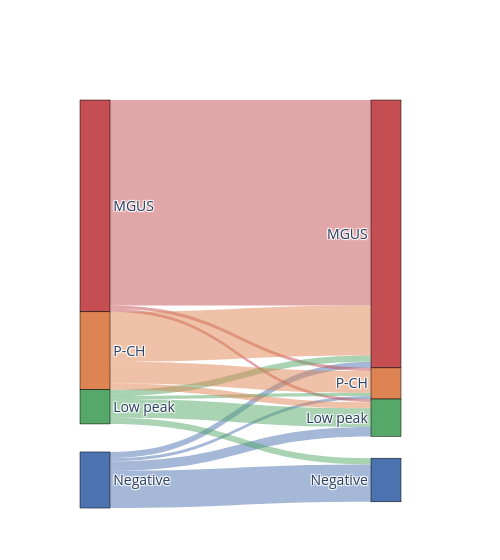
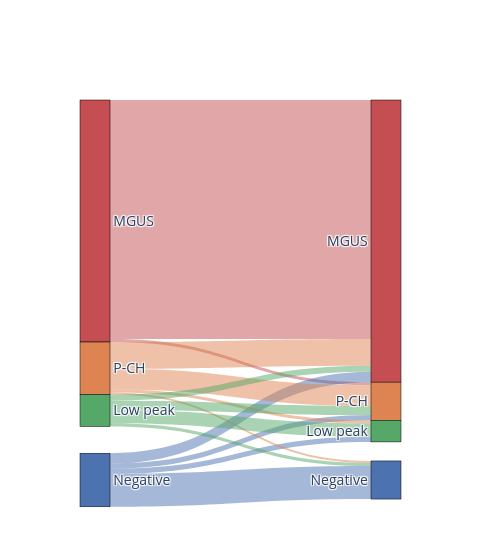

The notebook cell these images were saved under, in order:
### Markdown cell above
# 03. Sankey

### Code cell
import plotly.graph_objects as go
import pandas as pd
import numpy as np
from collections import defaultdict
import itertools
import seaborn as sns

filt_reshaped2_indv = pd.read_csv('../data/PLCO_ms_indv.csv', sep=",")

# Key columns
SUBJ_COL = "e_2021_1015_id"
TIME_COL = "Yr_before_dx"
CONC_COL = "Conc_1"
ISOTYPE_COL = "Type_heavy" #"Type_1"
diag_col = 'Mass_Spect_Diagnosis_SK_New'

filt_reshaped2_indv[diag_col] = filt_reshaped2_indv[diag_col].replace({
    "Low_MS":"Low peak",
    "MS-MGUS" : "MGUS",
    "MGIP" : "P-CH",
    "MSL" : "Negative",
    "LC_only" : "Negative",
    "<LLMI" : "Negative",
    "C1q-C" : "Negative"
})


colors = sns.color_palette("deep", n_colors=10)

if diag_col == 'Mass_Spect_Diagnosis_SK_New':        
    hex_colors = [f"#{int(color[0]*255):02X}{int(color[1]*255):02X}{int(color[2]*255):02X}" for color in colors]
    node_colors_dict = {
        'Negative': hex_colors[0], 
        'Low peak': hex_colors[2], 
        'P-CH': hex_colors[1], 
        'MGUS': hex_colors[3],
        'Others' : 'lightgray',
    }
    
    alpha = 0.5 
    hex_colors_with_alpha = [
        f"rgba({int(color[0]*255)},{int(color[1]*255)},{int(color[2]*255)},{alpha})" 
        for color in colors
    ]
    
    link_colors_dict = {
        'Negative': hex_colors_with_alpha[0], 
        'Low peak': hex_colors_with_alpha[2], 
        'P-CH': hex_colors_with_alpha[1], 
        'MGUS': hex_colors_with_alpha[3],
        'Others' : 'lightgray'
    }
        
filt_reshaped2_indv['timepoint_int'] = (
    filt_reshaped2_indv['timepoint']
    .astype(str)
    .str.replace('t', '', regex=False)
    .astype(int)
)

filt_reshaped2_indv['timepoint2'] = np.where(
    filt_reshaped2_indv['timepoint'] == filt_reshaped2_indv.groupby(SUBJ_COL)['timepoint'].transform('min'),
    1, 
    np.where(
        filt_reshaped2_indv['timepoint'] == filt_reshaped2_indv.groupby(SUBJ_COL)['timepoint'].transform('max'),
        2,
        np.nan
    )
)
    
disease_dict = {1: 'MM', 2: 'MGUS', 'total': 'total'}

for disease in ['total', 1, 2]:
#for disease in [1]:
    disease_name = disease_dict[disease]
    print(disease_name)
    
    diagnosis_order = ['MGUS', 'P-CH', 'Low peak', 'Negative']        
     
        

    data_ori = filt_reshaped2_indv if disease == 'total' else filt_reshaped2_indv[filt_reshaped2_indv['casestat'] == disease]
    
    ##### follow-up number distribution
    max_timepoint_dist = (
        data_ori
        .groupby(SUBJ_COL)['timepoint']
        .max()
        .value_counts()
        .sort_index()
    )

    print(max_timepoint_dist)

    timept = 'timepoint2'
    #timept = 'timepoint'

    data = data_ori.dropna(subset=timept)
    
    
    # Calculate interval years for each patient
    data['Yrs_interval'] = abs(
        data
        .sort_values([SUBJ_COL, timept], ascending=False)  
        .groupby(SUBJ_COL)['Yr_before_dx']
        .diff()
    )

    # at baseline
    timept_1 = data[data[timept] == 1.0]

    stats = timept_1.groupby(diag_col)['Yrs_interval'].agg(
        median=lambda x: f"{x.median():.2f}",
        min=lambda x: f"{x.min():.2f}",
        max=lambda x: f"{x.max():.2f}",
        perc_25=lambda x: f"{x.quantile(0.25):.2f}",
        perc_75=lambda x: f"{x.quantile(0.75):.2f}",
    ).reset_index()

    print('**** Median time to subsequent sample collection (Negative inclues MSL [no m/z ratio], <LLMI, LC only) ****')
    print(stats)


    grouped = data.groupby([SUBJ_COL, timept, diag_col]).size().reset_index(name='count')


    def timepoint_comparisons(df):
        timepoints_c = sorted(df[timept].unique())
        results = []

        for tp1, tp2 in itertools.combinations(timepoints_c, 2):
            df_tp1 = df[df[timept] == tp1]
            df_tp2 = df[df[timept] == tp2]

    #         for diag1 in diagnosis_order: #df_tp1['Mass_Spect_Diagnosis'].unique():
    #             for diag2 in diagnosis_order: #df_tp2['Mass_Spect_Diagnosis'].unique():
            for diag1 in df_tp1[diag_col].unique():
                for diag2 in df_tp2[diag_col].unique():
                    count = len(pd.merge(df_tp1[df_tp1[diag_col] == diag1],
                                         df_tp2[df_tp2[diag_col] == diag2],
                                         on=SUBJ_COL, how='inner'))
                    if count > 0:
                        results.append({'tp1': tp1, 'MS1': diag1,
                                        'tp2': tp2, 'MS2': diag2, 'Count': count})

        return pd.DataFrame(results)


    df = timepoint_comparisons(grouped)
    df.reset_index(drop=True)
    df = df[['MS1', 'MS2', 'Count']]

    # Print % 
    total_counts_ms1 = df.groupby('MS1')['Count'].sum()

    df['percentage'] = df.apply(
        lambda row: (row['Count'] / total_counts_ms1[row['MS1']]) * 100,
        axis=1
    )

    print(df.groupby(['MS1']).sum())
    print(df.groupby(['MS2']).sum())
    print("Percentage of how many x in MS1 unique become y in MS2:")
    for i, row in df.iterrows():
        print(f"{row['MS1']} -> {row['MS2']} : {row['percentage']:.2f}%")

    negative_starts = df[df['MS1'] == 'Negative']
    print("**** Outcome of patients who started as Negative ****")
    print(negative_starts[['MS2', 'Count', 'percentage']])

    colors = sns.color_palette("deep", n_colors=4)

    replace_dict = {val: i for i, val in enumerate(diagnosis_order)}

    source = df['MS1'].map(replace_dict)
    target = df['MS2'].map(replace_dict) + len(diagnosis_order) #len(df['MS1'].unique())
    values = df['Count']
    timepoints = len(filt_reshaped2_indv[timept].unique())

    # Prepare Sankey diagram inputs
    categories = diagnosis_order 
    labels = diagnosis_order

    link_colors = [
        link_colors_dict[df['MS1'].iloc[i]] for i in range(len(df))
    ]

    n_categories = len(diagnosis_order)
    x_coords = [0.1] * n_categories + [0.9] * n_categories
    y_coords = [i / (n_categories - 1) for i in range(n_categories)] * 2

    # Create Sankey diagram
    fig = go.Figure(
        data = [
            go.Sankey(
                node=dict(
                    pad=0, #7,
                    thickness=30, #15,
                    line=dict(color="black", width=0.5),
                    label=labels * timepoints,
                    color=[node_colors_dict[cat] for cat in categories] * timepoints,
                    x = x_coords,
                    y = y_coords
                ),
                link=dict(
                    source=source,
                    target=target,
                    value=values,
                    color=link_colors
                ),
                arrangement='snap',
    )])


    fig.update_layout(
        width=500,
        font_size=14,
    )

    fig.write_image(f"../00.Figures/PLCO_MS_dig_prevalence_sankey_{disease_name}_New.pdf", engine="kaleido")
    fig.show()

### Figure 1 — Plotly figure (JSON) as saved in the notebook; plotly's stock layout.template omitted (floating-point values rounded to 4 significant figures)
{"data": [{"arrangement": "snap", "link": {"color": ["rgba(76,114,176,0.5)", "rgba(76,114,176,0.5)", "rgba(76,114,176,0.5)", "rgba(76,114,176,0.5)", "rgba(196,78,82,0.5)", "rgba(196,78,82,0.5)", "rgba(196,78,82,0.5)", "rgba(85,168,104,0.5)", "rgba(85,168,104,0.5)", "rgba(85,168,104,0.5)", "rgba(85,168,104,0.5)", "rgba(221,132,82,0.5)", "rgba(221,132,82,0.5)", "rgba(221,132,82,0.5)"], "source": [3, 3, 3, 3, 0, 0, 0, 2, 2, 2, 2, 1, 1, 1], "target": [7, 4, 6, 5, 4, 6, 5, 7, 4, 6, 5, 4, 6, 5], "value": [12, 2, 3, 1, 66, 1, 1, 2, 2, 6, 1, 16, 2, 7]}, "node": {"color": ["#C44E52", "#DD8452", "#55A868", "#4C72B0", "#C44E52", "#DD8452", "#55A868", "#4C72B0", "#C44E52", "#DD8452", "#55A868", "#4C72B0"], "label": ["MGUS", "P-CH", "Low peak", "Negative", "MGUS", "P-CH", "Low peak", "Negative", "MGUS", "P-CH", "Low peak", "Negative"], "line": {"color": "black", "width": 0.5}, "pad": 0, "thickness": 30, "x": [0.1, 0.1, 0.1, 0.1, 0.9, 0.9, 0.9, 0.9], "y": [0, 0.3333, 0.6667, 1, 0, 0.3333, 0.6667, 1]}, "type": "sankey"}], "layout": {"font": {"size": 14}, "width": 500}}

### Figure 2 — Plotly figure (JSON) as saved in the notebook; plotly's stock layout.template omitted (floating-point values rounded to 4 significant figures)
{"data": [{"arrangement": "snap", "link": {"color": ["rgba(196,78,82,0.5)", "rgba(196,78,82,0.5)", "rgba(76,114,176,0.5)", "rgba(76,114,176,0.5)", "rgba(76,114,176,0.5)", "rgba(76,114,176,0.5)", "rgba(221,132,82,0.5)", "rgba(221,132,82,0.5)", "rgba(221,132,82,0.5)", "rgba(221,132,82,0.5)", "rgba(85,168,104,0.5)", "rgba(85,168,104,0.5)", "rgba(85,168,104,0.5)", "rgba(85,168,104,0.5)"], "source": [0, 0, 3, 3, 3, 3, 1, 1, 1, 1, 2, 2, 2, 2], "target": [4, 5, 4, 7, 6, 5, 4, 7, 6, 5, 4, 7, 6, 5], "value": [232, 3, 10, 32, 5, 5, 26, 2, 3, 20, 6, 3, 13, 9]}, "node": {"color": ["#C44E52", "#DD8452", "#55A868", "#4C72B0", "#C44E52", "#DD8452", "#55A868", "#4C72B0", "#C44E52", "#DD8452", "#55A868", "#4C72B0"], "label": ["MGUS", "P-CH", "Low peak", "Negative", "MGUS", "P-CH", "Low peak", "Negative", "MGUS", "P-CH", "Low peak", "Negative"], "line": {"color": "black", "width": 0.5}, "pad": 0, "thickness": 30, "x": [0.1, 0.1, 0.1, 0.1, 0.9, 0.9, 0.9, 0.9], "y": [0, 0.3333, 0.6667, 1, 0, 0.3333, 0.6667, 1]}, "type": "sankey"}], "layout": {"font": {"size": 14}, "width": 500}}
